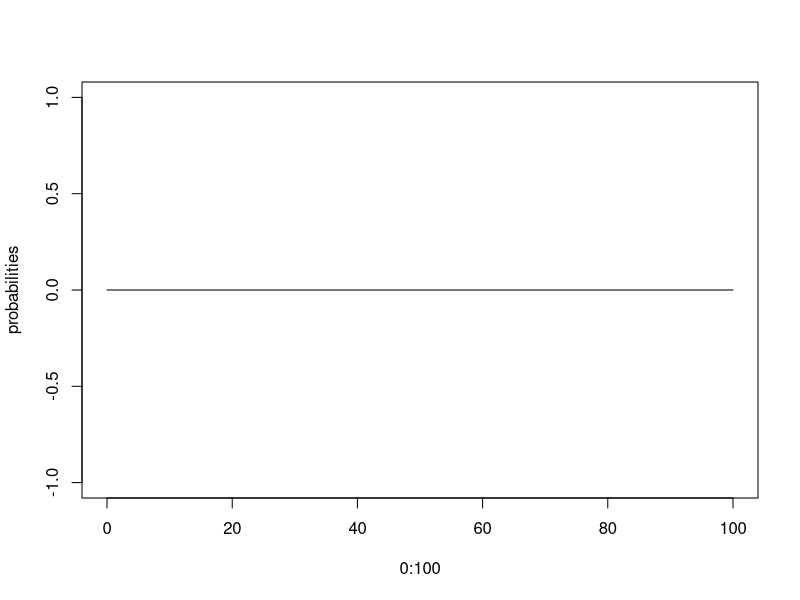
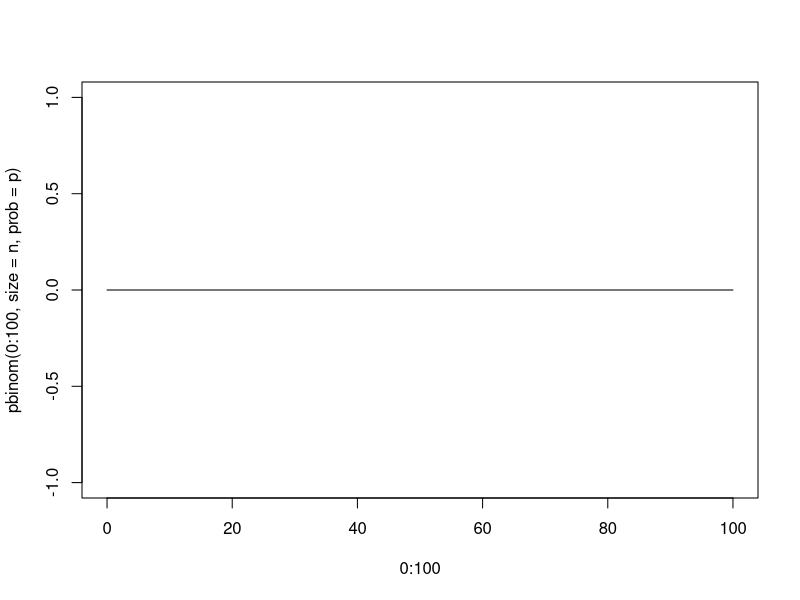

R code for these plots, in order:
# # pee from the heart
# n = 16.75*10**23
# p = 0.23*10**-22
# q = p/n
# r = 0


# Julias Ceasar air
# n = 10**44  #aantal moleculen lucht
# q = 2 * 10**22 # aantal moleculen ademhaling
# p = q  / n
# print (p)

# Julias last glas of water
# http://www.sakano.co.uk/ja/node/1420#strategy-a
# n= 10**46
# q=10**25
# p = q  / n

# Atoms in the body 
n = 7*10**27 # number of atoms in the body
q = 1.3*10**50 #number of atoms on earth
p = n/q
print (p)
r = 0

print (paste("Prob zero molecules = ", (1-p)*q))


print(dbinom(r, size = n, prob = p))  # P(X = k)
print(pbinom(r, size = n, prob = p)) # P(X <= k)

probabilities <- dbinom(x = c(0:100), size =n, prob = p)

plot(0:100, probabilities, type = "l")
plot(0:100, pbinom(0:100, size = n, prob = p), type = "l")

# https://gist.github.com/evantravers/1791956
x = (-p)*q
y = exp(x)
z = 1-y
print (paste("Prob. Zero molecules =" , y))
print(paste("Prob. At least 1 molecule = ", z))